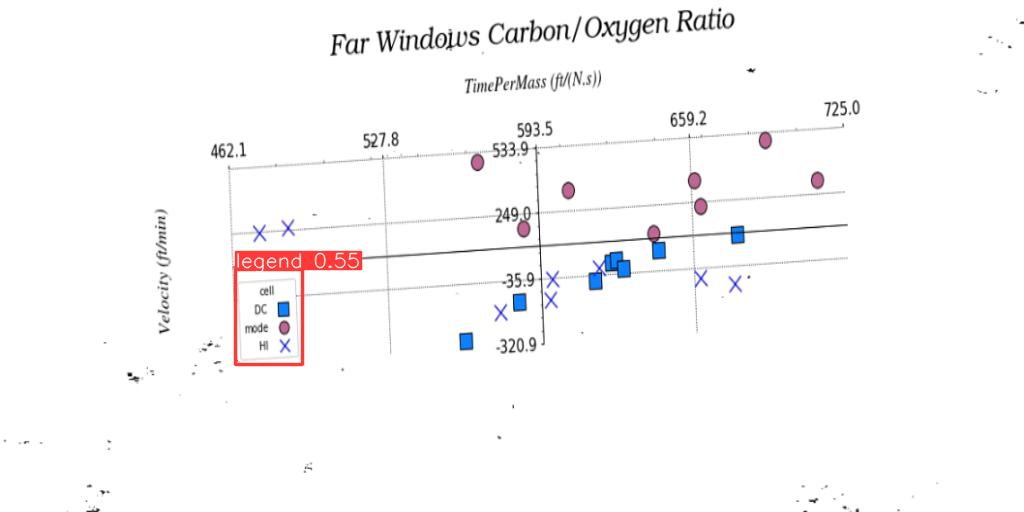
#> input picture runs/detect/exp3/20220915194540522606.jpg, 1024 x 512 px, given in place of 20220915194540522606.png, which was not available
$ jupyter execute --allow-errors tests.ipynb   (text cells are left out)
#> lines starting #> are read from the running program, lines starting #| are printed output that depends on the picture; pictures that were not available may be replaced by others from this repository, and a replacement may not be noted
[cell 1]
import cv2
import numpy as np
import matplotlib.pyplot as plt
import pytesseract
from pytesseract import Output
pytesseract.pytesseract.tesseract_cmd = r'C:\Program Files\Tesseract-OCR\tesseract.exe'

[cell 2]
path = r'raw_data\helvetios_challenge_dataset_training\images'
img_names = ['20220915194538484039.png', '20220915194540522606.png', '20220915194541155437.png', '20220915194542124279.png']
imgs = [cv2.imread(path + '\\' + img_name) for img_name in img_names]
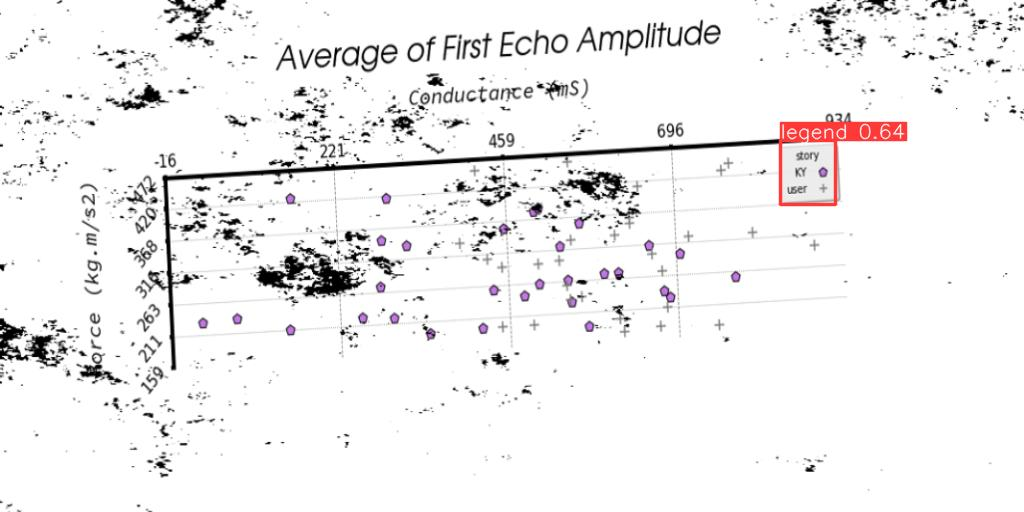
#> input picture runs/detect/exp/20220915194541155437.jpg, 1024 x 512 px, given in place of 20220915194541155437.png, which was not available
#> imgs = 4 items

[cell 3]
custom_config = r'--oem 3 --psm 6'
#> (the rest of this cell did not finish here and is left out)

[cell 4]
plt.figure(dpi=600)
#> (the rest of this cell did not finish here and is left out)

[cell 5]
# from https://nanonets.com/blog/ocr-with-tesseract/

# get grayscale image
def get_grayscale(image):
    return cv2.cvtColor(image, cv2.COLOR_BGR2GRAY)

# noise removal
def remove_noise(image):
    return cv2.medianBlur(image,5)

#thresholding
def thresholding(image):
    return cv2.threshold(image, 0, 255, cv2.THRESH_BINARY + cv2.THRESH_OTSU)[1]

#dilation
def dilate(image):
    kernel = np.ones((5,5),np.uint8)
    return cv2.dilate(image, kernel, iterations = 1)

#erosion
def erode(image):
    kernel = np.ones((5,5),np.uint8)
    return cv2.erode(image, kernel, iterations = 1)

#opening - erosion followed by dilation
def opening(image):
    kernel = np.ones((5,5),np.uint8)
    return cv2.morphologyEx(image, cv2.MORPH_OPEN, kernel)

#canny edge detection
def canny(image):
    return cv2.Canny(image, 100, 200)

#skew correction
def deskew(image):
    coords = np.column_stack(np.where(image > 0))
    angle = cv2.minAreaRect(coords)[-1]
    if angle < -45:
        angle = -(90 + angle)
    else:
        angle = -angle
    (h, w) = image.shape[:2]
    center = (w // 2, h // 2)
    M = cv2.getRotationMatrix2D(center, angle, 1.0)
    rotated = cv2.warpAffine(image, M, (w, h), flags=cv2.INTER_CUBIC, borderMode=cv2.BORDER_REPLICATE)
    return rotated

#template matching
def match_template(image, template):
    return cv2.matchTemplate(image, template, cv2.TM_CCOEFF_NORMED)

[cell 6]
ax = plt.figure(figsize=(12,8)).add_subplot()
img = imgs[3]
#> (the rest of this cell did not finish here and is left out)

[cell 7]
fig = plt.figure(figsize=(20,12))

#> (the rest of this cell did not finish here and is left out)

[cell 8]
print(pytesseract.image_to_string(img, config=custom_config))
#> (this line was passed over: pytesseract is not available in this run)

[cell 9]
custom_config = r'-l eng+grc -c tessedit_char_blacklist=0123456789 --psm 11' # import to choose best psm!
#> (the rest of this cell did not finish here and is left out)

[cell 10]
custom_config = r'-l eng+grc -c tessedit_char_blacklist=0123456789 --psm 11' # import to choose best psm!
#> (the rest of this cell did not finish here and is left out)

[cell 11]
post_processing1 = lambda l: [ee for e in l for ee in e.strip().split("\n")]
post_processing2 = lambda l: list(filter(("").__ne__, [e.strip().replace("\n", "") for e in l]))
post_processing = lambda l: post_processing2(post_processing1(l))

#> (a cell that did not finish here is left out)

[cell 13]
def simple_model_comparison(list_of_labels, list_of_ocr_results):
    """both inputs as list of lists"""
    scores = []
    for (label_list, result_list) in zip(list_of_labels, list_of_ocr_results):
        detected_count = 0
        for word in label_list:
            detected_count += (word in result_list)
        detected_relative = detected_count / len(label_list)
        scores.append(detected_relative)
    return sum(scores)/len(scores)

[cell 14]
# made-up example
ex_ll = [["ASK", "Limestone", "DEL", "LA"], ["Test", "Check"], ["Uff", "Keine", "Idee", "Mehr"]]
ex_lr = [['Sodium', 'Activation]', 'temprature', 'w', 'g', 'ASK', 'i', 'vu', 'Limestone', 'DEL', 'We', 'wns', '&', '%.'], ["Test", "Check"], ["Nix", "Gefunden"]]
simple_model_comparison(ex_ll, ex_lr)

[cell 15]
##### test the model above here

[cell 16]
label = np.array((0.5,0,0.5,0.5))
fig = plt.figure()
ax = fig.add_subplot(111)
ax.scatter(np.array([1,2,3,4,5])*10, [5,3,6,8,2])
ax.scatter([5,3,6,8,2], np.array([1,2,3,4,5])*10)
leg = ax.legend(['First line', 'Second line'], loc=3)#, bbox_to_anchor=label)
fig.savefig(r"temp\test.png")
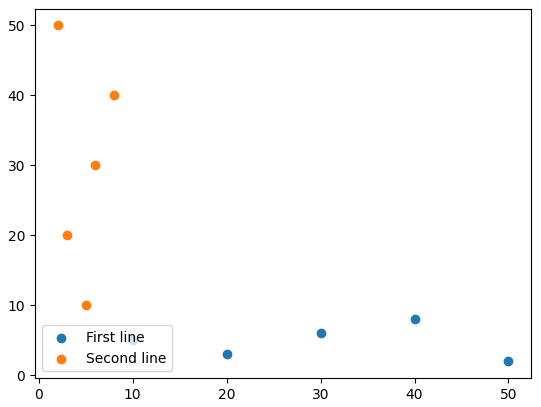
#> figure drawn by matplotlib, 1 panel

[cell 17]
img = cv2.imread(r"temp\test.png")
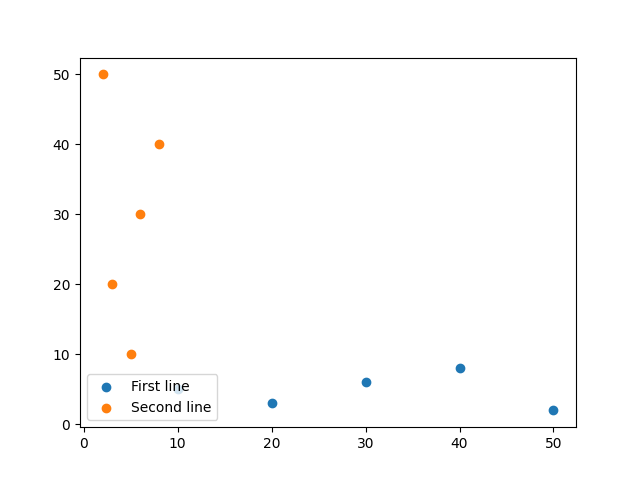
#> img: shape (480, 640, 3); mean B, G, R 252, 252.1, 252.2

[cell 18]
x, y, w, h = leg.get_window_extent().bounds
y = img.shape[0] - y - h
#> y = 374.2
x, y, w, h = int(x), int(y), int(w), int(h)
#> x = 86; y = 374; w = 130; h = 46
x, y, w, h
#> Out = (86, 374, 130, 46)

[cell 19]
plt.imshow(img[y:y+h, x:x+w])
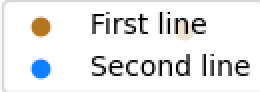
#> shown: shape (46, 130, 3) (shown 2 times larger); mean R, G, B 232.4, 232.9, 233.2
